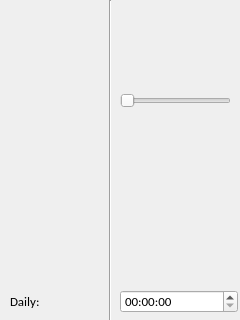
<?xml version="1.0" encoding="UTF-8"?>
<ui version="4.0">
 <class>Form</class>
 <widget class="QWidget" name="Form">
  <property name="geometry">
   <rect>
    <x>0</x>
    <y>0</y>
    <width>240</width>
    <height>320</height>
   </rect>
  </property>
  <property name="font">
   <font>
    <family>Calibri</family>
    <pointsize>10</pointsize>
   </font>
  </property>
  <property name="windowTitle">
   <string>Schedule - Speedtest</string>
  </property>
  <widget class="QTimeEdit" name="timeEdit">
   <property name="geometry">
    <rect>
     <x>120</x>
     <y>290</y>
     <width>118</width>
     <height>23</height>
    </rect>
   </property>
  </widget>
  <widget class="Line" name="line">
   <property name="geometry">
    <rect>
     <x>100</x>
     <y>0</y>
     <width>20</width>
     <height>321</height>
    </rect>
   </property>
   <property name="orientation">
    <enum>Qt::Vertical</enum>
   </property>
  </widget>
  <widget class="QLabel" name="label_2">
   <property name="geometry">
    <rect>
     <x>10</x>
     <y>290</y>
     <width>91</width>
     <height>23</height>
    </rect>
   </property>
   <property name="font">
    <font>
     <family>Calibri</family>
     <pointsize>10</pointsize>
    </font>
   </property>
   <property name="text">
    <string>Daily:</string>
   </property>
  </widget>
  <widget class="QSlider" name="horizontalSlider">
   <property name="geometry">
    <rect>
     <x>120</x>
     <y>90</y>
     <width>111</width>
     <height>22</height>
    </rect>
   </property>
   <property name="maximum">
    <number>24</number>
   </property>
   <property name="orientation">
    <enum>Qt::Horizontal</enum>
   </property>
  </widget>
 </widget>
 <resources/>
 <connections/>
</ui>
